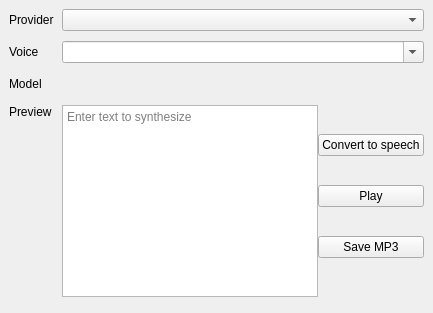
<?xml version="1.0" encoding="UTF-8"?>
<ui version="4.0">
 <class>TtsSettingsWidget</class>
 <widget class="QWidget" name="TtsSettingsWidget">
  <layout class="QVBoxLayout" name="outerLayout">
   <property name="leftMargin"><number>0</number></property><property name="topMargin"><number>0</number></property><property name="rightMargin"><number>0</number></property><property name="bottomMargin"><number>0</number></property>
   <item><widget class="QScrollArea" name="settingsScroll"><property name="widgetResizable"><bool>true</bool></property><property name="frameShape"><enum>QFrame::NoFrame</enum></property>
    <widget class="QWidget" name="content"><layout class="QVBoxLayout" name="contentLayout"><property name="spacing"><number>12</number></property>
     <item><layout class="QGridLayout" name="grid"><property name="horizontalSpacing"><number>8</number></property><property name="verticalSpacing"><number>10</number></property>
      <item row="0" column="0"><widget class="QLabel" name="providerFormLabel"><property name="text"><string>Provider</string></property></widget></item><item row="0" column="1"><widget class="QComboBox" name="providerCombo"/></item>
      <item row="1" column="0"><widget class="QLabel" name="voiceFormLabel"><property name="text"><string>Voice</string></property></widget></item><item row="1" column="1"><widget class="QComboBox" name="voiceCombo"><property name="editable"><bool>true</bool></property><property name="placeholderText"><string>Voice name, e.g. zh-CN-XiaoxiaoNeural</string></property></widget></item>
      <item row="2" column="0"><widget class="QLabel" name="modelFormLabel"><property name="text"><string>Model</string></property></widget></item><item row="2" column="1"><layout class="QHBoxLayout" name="modelRow"><item><widget class="QLabel" name="modelStatusLabel"/></item><item><widget class="QPushButton" name="browserButton"><property name="flat"><bool>true</bool></property></widget></item><item><widget class="QPushButton" name="importButton"><property name="flat"><bool>true</bool></property></widget></item><item><widget class="QPushButton" name="downloadButton"><property name="flat"><bool>true</bool></property></widget></item></layout></item>
      <item row="3" column="0" alignment="Qt::AlignTop"><widget class="QLabel" name="previewFormLabel"><property name="text"><string>Preview</string></property></widget></item><item row="3" column="1"><layout class="QHBoxLayout" name="previewRow"><item><widget class="QTextEdit" name="previewEdit"><property name="minimumHeight"><number>110</number></property><property name="placeholderText"><string>Enter text to synthesize</string></property></widget></item><item><layout class="QVBoxLayout" name="previewActions"><item><widget class="QPushButton" name="previewButton"><property name="text"><string>Convert to speech</string></property></widget></item><item><widget class="QPushButton" name="playPreviewButton"><property name="text"><string>Play</string></property></widget></item><item><widget class="QPushButton" name="savePreviewButton"><property name="text"><string>Save MP3</string></property></widget></item><item><spacer name="previewSpacer"><property name="orientation"><enum>Qt::Vertical</enum></property></spacer></item></layout></item></layout></item>
     </layout></item>
     <item><spacer name="verticalSpacer"><property name="orientation"><enum>Qt::Vertical</enum></property></spacer></item>
    </layout></widget>
   </widget></item>
  </layout>
 </widget>
 <resources/><connections/>
</ui>
